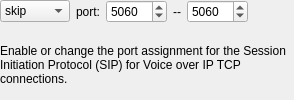
         <widget class="QWidget" name="label651">
          <attribute name="title">
           <string>sip</string>
          </attribute>
          <layout class="QGridLayout">
           <property name="margin">
            <number>0</number>
           </property>
           <item row="1" column="0" colspan="6">
            <widget class="QLabel" name="label695">
             <property name="text">
              <string>Enable or change the port assignment for the Session Initiation Protocol (SIP) for Voice over IP TCP connections.</string>
             </property>
             <property name="alignment">
              <set>Qt::AlignLeading|Qt::AlignLeft|Qt::AlignVCenter</set>
             </property>
             <property name="wordWrap">
              <bool>true</bool>
             </property>
            </widget>
           </item>
           <item row="0" column="4">
            <widget class="QSpinBox" name="pix_sip_port2">
             <property name="minimum">
              <number>1</number>
             </property>
             <property name="maximum">
              <number>65535</number>
             </property>
             <property name="value">
              <number>5060</number>
             </property>
            </widget>
           </item>
           <item row="0" column="2">
            <widget class="QSpinBox" name="pix_sip_port1">
             <property name="minimum">
              <number>1</number>
             </property>
             <property name="maximum">
              <number>65535</number>
             </property>
             <property name="value">
              <number>5060</number>
             </property>
            </widget>
           </item>
           <item row="0" column="1">
            <widget class="QLabel" name="label694">
             <property name="text">
              <string>port:</string>
             </property>
             <property name="alignment">
              <set>Qt::AlignCenter</set>
             </property>
             <property name="wordWrap">
              <bool>false</bool>
             </property>
             <property name="buddy">
              <cstring>pix_ctiqbe_port</cstring>
             </property>
            </widget>
           </item>
           <item row="0" column="3">
            <widget class="QLabel" name="label696">
             <property name="text">
              <string>--</string>
             </property>
             <property name="alignment">
              <set>Qt::AlignCenter</set>
             </property>
             <property name="wordWrap">
              <bool>false</bool>
             </property>
            </widget>
           </item>
           <item row="0" column="5">
            <spacer>
             <property name="orientation">
              <enum>Qt::Horizontal</enum>
             </property>
             <property name="sizeType">
              <enum>QSizePolicy::Expanding</enum>
             </property>
             <property name="sizeHint" stdset="0">
              <size>
               <width>40</width>
               <height>20</height>
              </size>
             </property>
            </spacer>
           </item>
           <item row="0" column="0">
            <widget class="QComboBox" name="pix_sip_switch">
             <item>
              <property name="text">
               <string>skip</string>
              </property>
             </item>
             <item>
              <property name="text">
               <string>enable</string>
              </property>
             </item>
             <item>
              <property name="text">
               <string>disable</string>
              </property>
             </item>
            </widget>
           </item>
          </layout>
         </widget>
